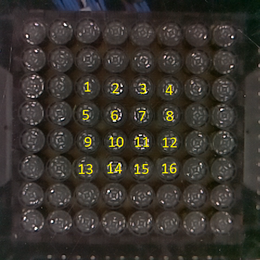
%> input picture calibration/caliborder_4x4.png, 260 x 260 px, shrunk from 480 x 480 before the run
$ octave --eval "result = autocalib(imread('caliborder_4x4.png'));"   (GNU Octave 9; MATLAB toolbox functions it lacks are replaced by stand-ins)
%> lines starting %> are read from the running program, lines starting %| are printed output that depends on the picture; in (x1, y1, x2, y2) boxes, pixels count from 0 and x2, y2 are one past the last pixel; in counts of white or black regions, pixels touching at a corner belong together; the program's own positions count from 1
### calibration/vgg_H_from_x_lin.m
function H = vgg_H_from_x_lin(xs1,xs2)
% H = vgg_H_from_x_lin(xs1,xs2)
%
% Compute H using linear method (see Hartley & Zisserman Alg 3.2 page 92 in
%                              1st edition, Alg 4.2 page 109 in 2nd edition).
% Point preconditioning is inside the function.
%
% The format of the xs [p1 p2 p3 ... pn], where each p is a 2 or 3
% element column vector.

[r,c] = size(xs1);

if (size(xs1) ~= size(xs2))
 error ('Input point sets are different sizes!')
end

if (size(xs1,1) == 2)
  xs1 = [xs1 ; ones(1,size(xs1,2))];
  xs2 = [xs2 ; ones(1,size(xs2,2))];
end

% condition points
C1 = vgg_conditioner_from_pts(xs1);
C2 = vgg_conditioner_from_pts(xs2);
xs1 = vgg_condition_2d(xs1,C1);
xs2 = vgg_condition_2d(xs2,C2);

D = [];
ooo  = zeros(1,3);
for k=1:c
  p1 = xs1(:,k);
  p2 = xs2(:,k);
  D = [ D;
    p1'*p2(3) ooo -p1'*p2(1)
    ooo p1'*p2(3) -p1'*p2(2)
   ];
end

% Extract nullspace
[u,s,v] = svd(D, 0); s = diag(s);

nullspace_dimension = sum(s < eps * s(1) * 1e3);
if nullspace_dimension > 1
  fprintf('Nullspace is a bit roomy...');
end

h = v(:,9);

H = reshape(h,3,3)';

%decondition
H = inv(C2) * H * C1;

H = H/H(3,3);

### calibration/vgg_conditioner_from_pts.m
function T = vgg_conditioner_from_pts(Pts,isotropic)

% VGG_CONDITIONER_FROM_PTS - Returns a conditioning matrix for points
%
%	T = vgg_conditioner_from_pts(Pts [,isotropic])
%
% Returns a DxD matrix that normalizes Pts to have mean 0 and stddev sqrt(2)
%
%
%IN:
%	Pts - DxK list of K projective points. Last row is ignored.
%       isotropic - optional; if present then T(1,1)==T(2,2)==...==T(D-1,D-1).
%
%
%OUT:
%	T - DxD conditioning matrix

% Yoni, Thu Feb 14 12:24:48 2002

Dim=size(Pts,1);

Pts=vgg_get_nonhomg(Pts);
Pts=Pts(1:Dim-1,:);

m=mean(Pts,2);
s=std(Pts');
s=s+(s==0);

if nargin==1
  T=[ diag(sqrt(2)./s) -diag(sqrt(2)./s)*m];
else % isotropic; added by TW
  T=[ diag(sqrt(2)./(ones(1,Dim-1)*mean(s))) -diag(sqrt(2)./s)*m];
end
T(Dim,:)=0;
T(Dim,Dim)=1;

### calibration/vgg_get_nonhomg.m
function x = vgg_get_nonhomg(x)
% p = vgg_get_nonhomg(h)
%
% Convert a set of homogeneous points to non-homogeneous form
% Points are stored as column vectors, stacked horizontally, e.g.
%  [x0 x1 x2 ... xn ;
%   y0 y1 y2 ... yn ;
%   w0 w1 w2 ... wn ]

% Modified by TW

if isempty(x)
  x = [];
  return;
end

d = size(x,1) - 1;
x = x(1:d,:)./(ones(d,1)*x(end,:));

return

### calibration/vgg_condition_2d.m
function pc = vgg_condition_2d(p,C);
% function pc = vgg_condition_2d(p,C);
%
% Condition a set of 2D homogeneous or nonhomogeneous points using conditioner C

[r,c] = size(p);
if r == 2
  pc = vgg_get_nonhomg(C * vgg_get_homg(p));
elseif r == 3
  pc = C * p;
else
  error ('rows != 2 or 3');
end

### calibration/autocalib.m
function [H_unrot,x,y] = autocalib(image)
    % black&white
    im_BW = (image(:,:,1)/3 + image(:,:,2)/3 + image(:,:,3)/3);
    % crop & threshold
    threshold = 0.8*255;
    crop = 30;
    im_thres = im_BW(crop:size(im_BW,1)-crop,crop:size(im_BW,2)-crop)<threshold;
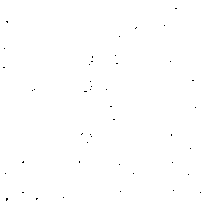
%> im_thres: size 201x201 logical; 99.8% white; black in thin lines or dots
    % erode & dilate
    im_er = single(imopen(im_thres,strel('disk',3)));
%> im_er: size 201x201 single; values 0 (black) and 1 (white), 99.8% white; black in thin lines or dots
    % apply Gaussian filter
    sigma = 5;
    im_gauss = imgaussfilt(im_er,sigma);
    % find peaks
    peaks = imregionalmax(im_gauss);
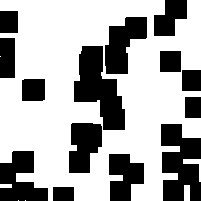
%> peaks: size 201x201 logical; 65.5% white; 14 black regions, largest, box (x1, y1, x2, y2) and area: (74, 46, 125, 130) 2397, (161, 124, 201, 201) 2296, (0, 151, 48, 201) 1525
    [y,x] = find(peaks);
%> y = 26454 values from 1 to 201; x = 26454 values from 1 to 201
    y = y + crop - 1;
    x = x + crop - 1;
    % sort peaks (approx. sort +-5px)
    [~,I] = sortrows(round([y x]/5));
    x = x(I);
    y = y(I);
    % reduce the number of peaks
    xsize = size(x,1);
%> xsize = 26454
    while (xsize>64)
        xdiff = diff(x);
        ydiff = diff(y);
        p_dist = xdiff.^2 + ydiff.^2;
        [~,idx] = min(p_dist);
        new_x = zeros(size(x,1)-1,1);
        new_y = zeros(size(x,1)-1,1);
        if (idx>1)
            new_x(1:idx-1) = x(1:idx-1);
            new_y(1:idx-1) = y(1:idx-1);
        end
        new_x(idx) = (x(idx)+x(idx+1))/2;
        new_y(idx) = (y(idx)+y(idx+1))/2;
        new_x(idx+1:end) = x(idx+2:end);
        new_y(idx+1:end) = y(idx+2:end);
        x = new_x;
        y = new_y;
        xsize = xsize-1;
    end
%> this loop made 26390 passes
%> (idx, xsize) on passes 1 to 3: (1, 26453), (3, 26452), (5, 26451)
%> after the loop, new_x = 64 values, max 229.7 at index 6, min 30 at index 10, mean 149.6; new_y = 64 values, max 229.6 at index 63, min 31.44 at index 1, mean 136.3; xsize = 64

    x_trans_real = [-1*(-0.035:0.01:0.035),-1*(-0.035:0.01:0.035),-1*(-0.035:0.01:0.035),-1*(-0.035:0.01:0.035),-1*(-0.035:0.01:0.035),-1*(-0.035:0.01:0.035),-1*(-0.035:0.01:0.035),-1*(-0.035:0.01:0.035)];
    y_trans_real = [0.035*ones(1,8),0.025*ones(1,8),0.015*ones(1,8),0.005*ones(1,8),-0.005*ones(1,8),-0.015*ones(1,8),-0.025*ones(1,8),-0.035*ones(1,8)] ;
    zs1 = [x'; y'];
%> zs1 = 64 columns, first 8: [93.75 197 37.75 197.2 142 229.7 45.33 133.8; 31.44 32.9 39.44 68.72 75.77 75.33 79.42 80.22]
    zs2 = [x_trans_real; y_trans_real];

    H_unrot = vgg_H_from_x_lin(zs1,zs2);
%> in vgg_conditioner_from_pts, `Pts=vgg_get_nonhomg(Pts);`: Pts has the same summary as zs1 in autocalib
%> in vgg_conditioner_from_pts, `m=mean(Pts,2);`: m = [149.6; 136.3]
%> in vgg_conditioner_from_pts, `s=std(Pts');`: s = [59.75 48.8]
%> in vgg_conditioner_from_pts, `T=[ diag(sqrt(2)./s) -diag(sqrt(2)./s)*m];`: T = [0.0237 0 -3.54; 0 0.029 -3.95]
%> in vgg_H_from_x_lin, `C1 = vgg_conditioner_from_pts(xs1);`: C1 = [0.0237 0 -3.54; 0 0.029 -3.95; 0 0 1]
%> in vgg_condition_2d, `pc = C * p;`: pc = 64 columns, first 8: [-1.32 1.12 -2.65 1.13 -0.18 1.9 -2.47 -0.374; -3.04 -3 -2.81 -1.96 -1.75 -1.77 -1.65 -1.63; 1 1 1 1 1 1 1 1]
%> in vgg_H_from_x_lin, `xs1 = vgg_condition_2d(xs1,C1);`: xs1 has the same summary as pc in vgg_condition_2d
%> the loop in vgg_H_from_x_lin, `for k=1:c` made 64 passes
%> p1 on passes 1 to 12: [-1.32; -3.04; 1], [1.12; -3; 1], [-2.65; -2.81; 1], [1.13; -1.96; 1], [-0.18; -1.75; 1], [1.9; -1.77; 1], [-2.47; -1.65; 1], [-0.374; -1.63; 1], [1.5; -1.63; 1], [-2.83; -1.46; 1], [-0.672; -1.5; 1], [1.41; -1.48; 1]
%> in vgg_H_from_x_lin, `[u,s,v] = svd(D, 0)`: s = [27.36 0 0 0 0 0 0 0 0; 0 22.19 0 0 0 0 0 0 0; 0 0 18.06 0 0 0 0 0 0; 0 0 0 11.24 0 0 0 0 0; 0 0 0 0 11.21 0 0 0 0; 0 0 0 0 0 11.09 0 0 0; 0 0 0 0 0 0 8 0 0; 0 0 0 0 0 0 0 6.95 0; 0 0 0 0 0 0 0 0 6.37]; v = [0.0257 -0.0289 -9.42e-05 -0.701 -0.506 0.499 -0.000739 0.0192 -0.0305; 0.0166 -0.0398 -0.0797 0.695 -0.595 0.364 2.8e-05 0.147 -0.0224; -0.03 -0.00324 -0.000598 -0.000773 0.00129 0.0129 0.986 0.00388 0.163; 0.0434 -0.05 0.0117 0.113 0.616 0.774 -0.00138 0.0191 -0.0505; 0.0125 -0.0917 -0.507 -0.108 0.103 -0.0883 0.00408 0.838 -0.0404; -0.175 -0.0429 0.00136 -0.00502 0.00711 0.0635 -0.166 0.0513 0.966; -0.156 0.977 -0.123 0.0027 0.00312 0.0702 -0.00398 0.0425 0.00787; -0.97 -0.155 0.00355 -0.00256 0.00354 0.0301 3.05e-05 -0.00674 -0.184; 0.00979 -0.0843 -0.849 0.000496 0.00253 0.0193 -0.00284 -0.52 0.0251]
%> in vgg_H_from_x_lin, `s = diag(s)`: s = [27.36; 22.19; 18.06; 11.24; 11.21; 11.09; 8; 6.95; 6.37]
%> in vgg_H_from_x_lin, `nullspace_dimension = sum(s < eps * s(1) * 1e3);`: nullspace_dimension = 0
%> in vgg_H_from_x_lin, `h = v(:,9);`: h = [-0.0305; -0.0224; 0.163; -0.0505; -0.0404; 0.966; 0.00787; -0.184; 0.0251]
%> in vgg_H_from_x_lin, `H = reshape(h,3,3)';`: H = [-0.0305 -0.0224 0.163; -0.0505 -0.0404 0.966; 0.00787 -0.184 0.0251]
%> in vgg_H_from_x_lin, `H = inv(C2) * H * C1;`: H = [-1.18e-05 -1.06e-05 0.00587; -1.95e-05 -1.91e-05 0.0213; 0.000186 -0.00533 0.724]
%> in vgg_H_from_x_lin, `H = H/H(3,3);`: H = [-1.63e-05 -1.46e-05 0.00811; -2.7e-05 -2.64e-05 0.0294; 0.000257 -0.00737 1]
%> H_unrot has the same summary as H in vgg_H_from_x_lin
%> `result = autocalib(imread('caliborder_4x4.png'));`: result has the same summary as H in vgg_H_from_x_lin
